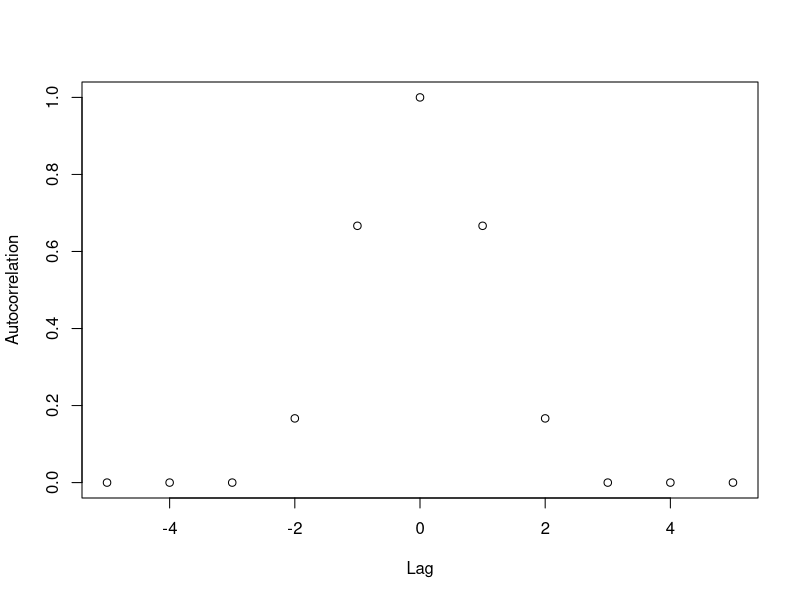

Write R code to recreate this figure.
## ---- chunk 1
#ACF as a function of h
points=data.frame(h=c(-5,-4,-3,-2,-1,0,1,2,3,4,5),rho=c(0,0,0,1/6,4/6,1,4/6,1/6,0,0,0))
plot(points,xlab="Lag",ylab="Autocorrelation")
